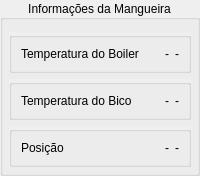
     <widget class="QGroupBox" name="infoMangueira">
      <property name="sizePolicy">
       <sizepolicy hsizetype="Preferred" vsizetype="Preferred">
        <horstretch>0</horstretch>
        <verstretch>0</verstretch>
       </sizepolicy>
      </property>
      <property name="title">
       <string>Informações da Mangueira</string>
      </property>
      <property name="alignment">
       <set>Qt::AlignCenter</set>
      </property>
      <property name="flat">
       <bool>true</bool>
      </property>
      <layout class="QVBoxLayout" name="verticalLayout_2">
       <property name="leftMargin">
        <number>6</number>
       </property>
       <property name="topMargin">
        <number>12</number>
       </property>
       <property name="rightMargin">
        <number>6</number>
       </property>
       <property name="bottomMargin">
        <number>6</number>
       </property>
       <item>
        <widget class="QGroupBox" name="tempBoiler">
         <property name="enabled">
          <bool>true</bool>
         </property>
         <property name="sizePolicy">
          <sizepolicy hsizetype="Preferred" vsizetype="Preferred">
           <horstretch>0</horstretch>
           <verstretch>0</verstretch>
          </sizepolicy>
         </property>
         <property name="autoFillBackground">
          <bool>true</bool>
         </property>
         <property name="title">
          <string/>
         </property>
         <property name="alignment">
          <set>Qt::AlignCenter</set>
         </property>
         <property name="flat">
          <bool>false</bool>
         </property>
         <property name="checkable">
          <bool>false</bool>
         </property>
         <layout class="QGridLayout" name="gridLayout_4">
          <item row="0" column="1">
           <widget class="QWidget" name="widget_3" native="true">
            <property name="sizePolicy">
             <sizepolicy hsizetype="Fixed" vsizetype="Preferred">
              <horstretch>0</horstretch>
              <verstretch>0</verstretch>
             </sizepolicy>
            </property>
            <layout class="QHBoxLayout" name="horizontalLayout_6">
             <property name="leftMargin">
              <number>0</number>
             </property>
             <property name="topMargin">
              <number>0</number>
             </property>
             <property name="rightMargin">
              <number>0</number>
             </property>
             <property name="bottomMargin">
              <number>0</number>
             </property>
             <item>
              <widget class="QLabel" name="tempAtualBoiler">
               <property name="sizePolicy">
                <sizepolicy hsizetype="Fixed" vsizetype="Preferred">
                 <horstretch>0</horstretch>
                 <verstretch>0</verstretch>
                </sizepolicy>
               </property>
               <property name="text">
                <string>-</string>
               </property>
              </widget>
             </item>
             <item>
              <widget class="QLabel" name="tempTargetBoiler">
               <property name="sizePolicy">
                <sizepolicy hsizetype="Fixed" vsizetype="Preferred">
                 <horstretch>0</horstretch>
                 <verstretch>0</verstretch>
                </sizepolicy>
               </property>
               <property name="text">
                <string>-</string>
               </property>
              </widget>
             </item>
            </layout>
           </widget>
          </item>
          <item row="0" column="0" alignment="Qt::AlignLeft">
           <widget class="QLabel" name="label_5">
            <property name="sizePolicy">
             <sizepolicy hsizetype="Preferred" vsizetype="Preferred">
              <horstretch>0</horstretch>
              <verstretch>0</verstretch>
             </sizepolicy>
            </property>
            <property name="text">
             <string>Temperatura do Boiler</string>
            </property>
           </widget>
          </item>
         </layout>
        </widget>
       </item>
       <item>
        <widget class="QGroupBox" name="tempBico">
         <property name="enabled">
          <bool>true</bool>
         </property>
         <property name="sizePolicy">
          <sizepolicy hsizetype="Preferred" vsizetype="Preferred">
           <horstretch>0</horstretch>
           <verstretch>0</verstretch>
          </sizepolicy>
         </property>
         <property name="autoFillBackground">
          <bool>true</bool>
         </property>
         <property name="title">
          <string/>
         </property>
         <property name="alignment">
          <set>Qt::AlignCenter</set>
         </property>
         <property name="flat">
          <bool>false</bool>
         </property>
         <property name="checkable">
          <bool>false</bool>
         </property>
         <layout class="QGridLayout" name="gridLayout_5">
          <item row="0" column="0" alignment="Qt::AlignLeft">
           <widget class="QLabel" name="label_7">
            <property name="text">
             <string>Temperatura do Bico</string>
            </property>
           </widget>
          </item>
          <item row="0" column="1">
           <widget class="QWidget" name="widget_4" native="true">
            <property name="sizePolicy">
             <sizepolicy hsizetype="Fixed" vsizetype="Preferred">
              <horstretch>0</horstretch>
              <verstretch>0</verstretch>
             </sizepolicy>
            </property>
            <layout class="QHBoxLayout" name="horizontalLayout_7">
             <property name="leftMargin">
              <number>0</number>
             </property>
             <property name="topMargin">
              <number>0</number>
             </property>
             <property name="rightMargin">
              <number>0</number>
             </property>
             <property name="bottomMargin">
              <number>0</number>
             </property>
             <item>
              <widget class="QLabel" name="tempAtualBico">
               <property name="sizePolicy">
                <sizepolicy hsizetype="Fixed" vsizetype="Preferred">
                 <horstretch>0</horstretch>
                 <verstretch>0</verstretch>
                </sizepolicy>
               </property>
               <property name="text">
                <string>-</string>
               </property>
              </widget>
             </item>
             <item>
              <widget class="QLabel" name="tempTargetBico">
               <property name="sizePolicy">
                <sizepolicy hsizetype="Fixed" vsizetype="Preferred">
                 <horstretch>0</horstretch>
                 <verstretch>0</verstretch>
                </sizepolicy>
               </property>
               <property name="text">
                <string>-</string>
               </property>
              </widget>
             </item>
            </layout>
           </widget>
          </item>
         </layout>
        </widget>
       </item>
       <item>
        <widget class="QGroupBox" name="posicao">
         <property name="enabled">
          <bool>true</bool>
         </property>
         <property name="sizePolicy">
          <sizepolicy hsizetype="Preferred" vsizetype="Preferred">
           <horstretch>0</horstretch>
           <verstretch>0</verstretch>
          </sizepolicy>
         </property>
         <property name="autoFillBackground">
          <bool>true</bool>
         </property>
         <property name="title">
          <string/>
         </property>
         <property name="alignment">
          <set>Qt::AlignCenter</set>
         </property>
         <property name="flat">
          <bool>false</bool>
         </property>
         <property name="checkable">
          <bool>false</bool>
         </property>
         <layout class="QGridLayout" name="gridLayout_6">
          <item row="0" column="0" alignment="Qt::AlignLeft">
           <widget class="QLabel" name="label_14">
            <property name="text">
             <string>Posição</string>
            </property>
           </widget>
          </item>
          <item row="0" column="1">
           <widget class="QWidget" name="widget_5" native="true">
            <property name="sizePolicy">
             <sizepolicy hsizetype="Fixed" vsizetype="Preferred">
              <horstretch>0</horstretch>
              <verstretch>0</verstretch>
             </sizepolicy>
            </property>
            <layout class="QHBoxLayout" name="horizontalLayout_8">
             <property name="leftMargin">
              <number>0</number>
             </property>
             <property name="topMargin">
              <number>0</number>
             </property>
             <property name="rightMargin">
              <number>0</number>
             </property>
             <property name="bottomMargin">
              <number>0</number>
             </property>
             <item>
              <widget class="QLabel" name="posicaoX">
               <property name="sizePolicy">
                <sizepolicy hsizetype="Fixed" vsizetype="Preferred">
                 <horstretch>0</horstretch>
                 <verstretch>0</verstretch>
                </sizepolicy>
               </property>
               <property name="text">
                <string>-</string>
               </property>
              </widget>
             </item>
             <item>
              <widget class="QLabel" name="posicaoY">
               <property name="sizePolicy">
                <sizepolicy hsizetype="Fixed" vsizetype="Preferred">
                 <horstretch>0</horstretch>
                 <verstretch>0</verstretch>
                </sizepolicy>
               </property>
               <property name="text">
                <string>-</string>
               </property>
              </widget>
             </item>
            </layout>
           </widget>
          </item>
         </layout>
        </widget>
       </item>
      </layout>
     </widget>
